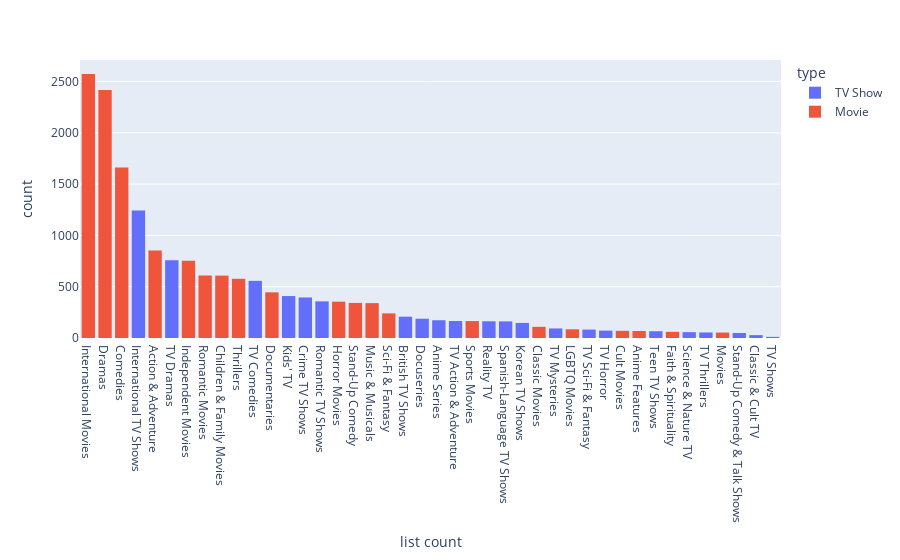

Notebook code for this chart:
### Code cell
px.histogram(list_count, "list count", color= "type").update_xaxes(categoryorder="total descending")
#count of movies or tv shows besed on the categories

### Figure 1 — Plotly figure (JSON) as saved in the notebook; plotly's stock layout.template omitted (floating-point values rounded to 4 significant figures; data arrays with more than 128 entries replaced by an {"elided": "..."} marker saying what was removed)
{"data": [{"alignmentgroup": "True", "bingroup": "x", "hovertemplate": "type=TV Show<br>list count=%{x}<br>count=%{y}<extra></extra>", "legendgroup": "TV Show", "marker": {"color": "#636efa", "pattern": {"shape": ""}}, "name": "TV Show", "offsetgroup": "TV Show", "orientation": "v", "showlegend": true, "type": "histogram", "x": {"elided": "5436 str values"}, "xaxis": "x", "yaxis": "y"}, {"alignmentgroup": "True", "bingroup": "x", "hovertemplate": "type=Movie<br>list count=%{x}<br>count=%{y}<extra></extra>", "legendgroup": "Movie", "marker": {"color": "#EF553B", "pattern": {"shape": ""}}, "name": "Movie", "offsetgroup": "Movie", "orientation": "v", "showlegend": true, "type": "histogram", "x": {"elided": "12383 str values"}, "xaxis": "x", "yaxis": "y"}], "layout": {"barmode": "relative", "legend": {"title": {"text": "type"}, "tracegroupgap": 0}, "margin": {"t": 60}, "xaxis": {"anchor": "y", "categoryorder": "total descending", "domain": [0, 1], "title": {"text": "list count"}}, "yaxis": {"anchor": "x", "domain": [0, 1], "title": {"text": "count"}}}}
